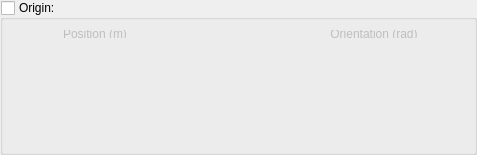
                 <widget class="QGroupBox" name="collisionOriginGroupBox">
                  <property name="maximumSize">
                   <size>
                    <width>16777215</width>
                    <height>160</height>
                   </size>
                  </property>
                  <property name="title">
                   <string>Origin:</string>
                  </property>
                  <property name="checkable">
                   <bool>true</bool>
                  </property>
                  <property name="checked">
                   <bool>false</bool>
                  </property>
                  <widget class="QWidget" name="layoutWidget_7">
                   <property name="geometry">
                    <rect>
                     <x>10</x>
                     <y>30</y>
                     <width>458</width>
                     <height>116</height>
                    </rect>
                   </property>
                   <layout class="QHBoxLayout" name="horizontalLayout_10">
                    <property name="spacing">
                     <number>100</number>
                    </property>
                    <item>
                     <layout class="QVBoxLayout" name="verticalLayout_8">
                      <item>
                       <widget class="QLabel" name="label_31">
                        <property name="text">
                         <string>Position (m)</string>
                        </property>
                        <property name="textFormat">
                         <enum>Qt::AutoText</enum>
                        </property>
                        <property name="alignment">
                         <set>Qt::AlignCenter</set>
                        </property>
                       </widget>
                      </item>
                      <item>
                       <layout class="QGridLayout" name="gridLayout_10">
                        <item row="0" column="0">
                         <widget class="QLabel" name="label_32">
                          <property name="text">
                           <string>X:</string>
                          </property>
                         </widget>
                        </item>
                        <item row="0" column="1">
                         <widget class="QLineEdit" name="lineEdit_29"/>
                        </item>
                        <item row="1" column="0">
                         <widget class="QLabel" name="label_33">
                          <property name="text">
                           <string>Y:</string>
                          </property>
                         </widget>
                        </item>
                        <item row="1" column="1">
                         <widget class="QLineEdit" name="lineEdit_30"/>
                        </item>
                        <item row="2" column="0">
                         <widget class="QLabel" name="label_34">
                          <property name="text">
                           <string>Z:</string>
                          </property>
                         </widget>
                        </item>
                        <item row="2" column="1">
                         <widget class="QLineEdit" name="lineEdit_31"/>
                        </item>
                       </layout>
                      </item>
                     </layout>
                    </item>
                    <item>
                     <layout class="QVBoxLayout" name="verticalLayout_9">
                      <item>
                       <widget class="QLabel" name="label_35">
                        <property name="font">
                         <font>
                          <underline>false</underline>
                         </font>
                        </property>
                        <property name="text">
                         <string>Orientation (rad)</string>
                        </property>
                        <property name="textFormat">
                         <enum>Qt::AutoText</enum>
                        </property>
                        <property name="alignment">
                         <set>Qt::AlignCenter</set>
                        </property>
                       </widget>
                      </item>
                      <item>
                       <layout class="QGridLayout" name="gridLayout_11">
                        <item row="0" column="0">
                         <widget class="QLabel" name="label_36">
                          <property name="text">
                           <string>Roll:</string>
                          </property>
                         </widget>
                        </item>
                        <item row="0" column="1">
                         <widget class="QLineEdit" name="lineEdit_32"/>
                        </item>
                        <item row="1" column="0">
                         <widget class="QLabel" name="label_37">
                          <property name="text">
                           <string>Pitch:</string>
                          </property>
                         </widget>
                        </item>
                        <item row="1" column="1">
                         <widget class="QLineEdit" name="lineEdit_33"/>
                        </item>
                        <item row="2" column="0">
                         <widget class="QLabel" name="label_38">
                          <property name="text">
                           <string>Yaw:</string>
                          </property>
                         </widget>
                        </item>
                        <item row="2" column="1">
                         <widget class="QLineEdit" name="lineEdit_34"/>
                        </item>
                       </layout>
                      </item>
                     </layout>
                    </item>
                   </layout>
                  </widget>
                 </widget>
